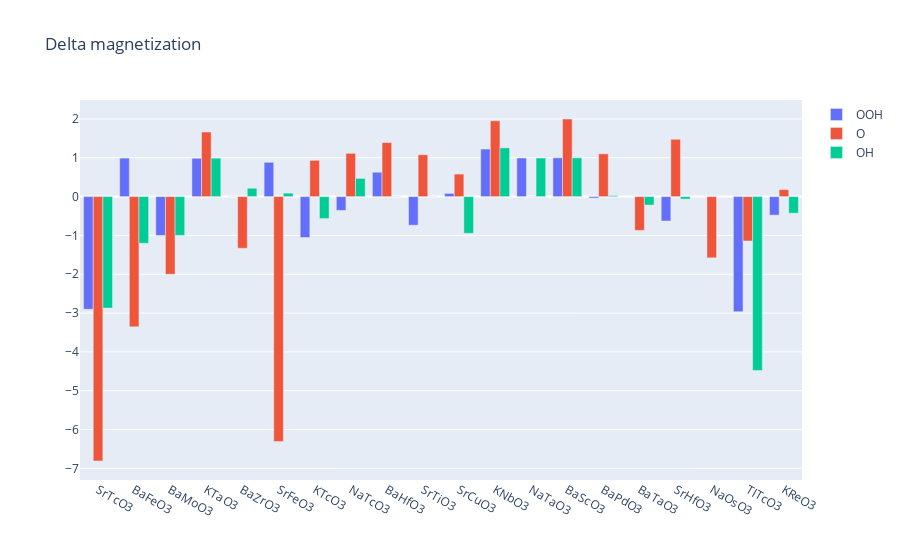

Notebook code cell kept with this figure:
### Code cell
# 막대 그래프 그리기
trace1 = go.Bar(x = df['formula'], y = df['OOH_dmag'], name = 'OOH')
trace2 = go.Bar(x = df['formula'], y = df['O_dmag'], name = 'O')
trace3 = go.Bar(x = df['formula'], y = df['OH_dmag'], name = 'OH')


data = [trace1, trace2, trace3]
layout = go.Layout(title = 'Delta magnetization')
fig = go.Figure(data = data, layout = layout)
pyo.iplot(fig)

### Figure 1 — Plotly figure (JSON) as saved in the notebook; plotly's stock layout.template omitted (floating-point values rounded to 4 significant figures)
{"data": [{"name": "OOH", "type": "bar", "x": ["SrTcO3", "BaFeO3", "BaMoO3", "KTaO3", "BaZrO3", "SrFeO3", "KTcO3", "NaTcO3", "BaHfO3", "SrTiO3", "SrCuO3", "KNbO3", "NaTaO3", "BaScO3", "BaPdO3", "BaTaO3", "SrHfO3", "NaOsO3", "TlTcO3", "KReO3"], "y": [-2.902, 0.993, -1, 0.989, -0.002, 0.884, -1.053, -0.355, 0.629, -0.736, 0.082, 1.226, 0.995, 1, -0.037, "NaN", -0.629, "NaN", -2.964, -0.477]}, {"name": "O", "type": "bar", "x": ["SrTcO3", "BaFeO3", "BaMoO3", "KTaO3", "BaZrO3", "SrFeO3", "KTcO3", "NaTcO3", "BaHfO3", "SrTiO3", "SrCuO3", "KNbO3", "NaTaO3", "BaScO3", "BaPdO3", "BaTaO3", "SrHfO3", "NaOsO3", "TlTcO3", "KReO3"], "y": [-6.812, -3.356, -2, 1.665, -1.331, -6.308, 0.934, 1.116, 1.393, 1.079, 0.581, 1.954, -0.002, 2, 1.103, -0.87, 1.478, -1.577, -1.143, 0.18]}, {"name": "OH", "type": "bar", "x": ["SrTcO3", "BaFeO3", "BaMoO3", "KTaO3", "BaZrO3", "SrFeO3", "KTcO3", "NaTcO3", "BaHfO3", "SrTiO3", "SrCuO3", "KNbO3", "NaTaO3", "BaScO3", "BaPdO3", "BaTaO3", "SrHfO3", "NaOsO3", "TlTcO3", "KReO3"], "y": [-2.871, -1.202, -1, 0.991, 0.216, 0.09, -0.566, 0.47, 0.002, 0.001, -0.946, 1.256, 0.995, 1, 0.027, -0.217, -0.063, "NaN", -4.48, -0.428]}], "layout": {"title": {"text": "Delta magnetization"}}}
